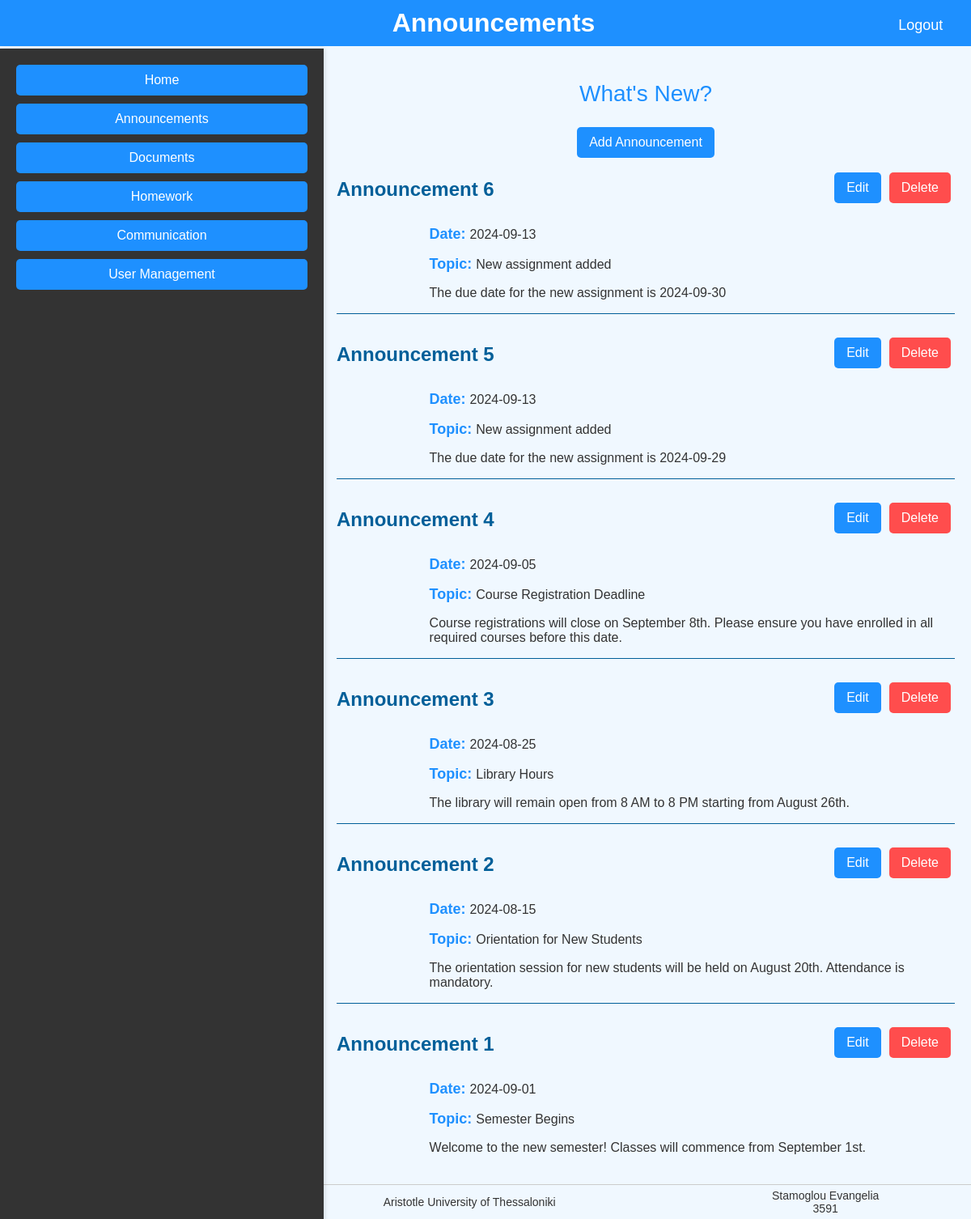
Page /announcements.php (signed in) on the committed database.
### tables this page shows
CREATE TABLE `announcements` (
  `id` int(10) NOT NULL,
  `date` date NOT NULL,
  `topic` text NOT NULL,
  `text` mediumtext NOT NULL
);

### announcements.php (the view, shortened to what this page needs)
<?php
include 'db_connect.php';
include 'header.php';
include 'navbar.php';
?>
<main>
    <p class="text">What's New?</p>
    <?php if ($_SESSION['role'] == 'Tutor'): ?>
        <center>
            <button class="edit-button" onclick="window.location.href='add_announcement.php'">Add Announcement</button>
        </center>
    <?php endif; ?>
    <?php
    $sql = "SELECT * FROM announcements ORDER BY id DESC";
    $result = $conn->query($sql);
    if ($result->num_rows > 0) {
        $announcementCount = $result->num_rows;
        $currentIndex = 0;
        while ($row = $result->fetch_assoc()) {
            $currentIndex++;
            echo "<div class='dynamic-header'>";
            echo "<h2>Announcement " . htmlspecialchars($row['id']) . "</h2>";
            if ($_SESSION['role'] == 'Tutor') {
                echo "<div class='button-group'>";
                echo "<button class='edit-button' onclick=\"window.location.href='edit_announcement.php?id=" . $row['id'] . "'\">Edit</button>";
                echo "<button class='delete-button' onclick=\"window.location.href='delete_announcement.php?id=" . $row['id'] . "'\">Delete</button>";
                echo "</div>";
            }
            echo "</div>";
            echo "<p><span class='boldtext'>Date: </span><span>" . htmlspecialchars($row['date']) . "</span></p>";
            echo "<p><span class='boldtext'>Topic: </span><span>" . htmlspecialchars($row['topic']) . "</span></p>";
            echo "<p class='indent2'>" . htmlspecialchars($row['text']) . "</p>";
            if ($currentIndex < $announcementCount) {
                echo "<p class='indentBorder'></p>";
            }
        }
    } else {
        echo "<p>No announcements found.</p>";
    }
    ?>
</main>
<?php include 'footer.php'; ?>

### styles.css (style rules this page uses)
body { font-family: "Century Gothic", sans-serif; margin: 0; padding: 0; box-sizing: border-box; background-color: #f0f8ff; color: #333; min-height: 100vh; display: flex; flex-direction: column; }
.text { text-align: center; font-size: 28px; color: #1e90ff; margin: 20px 0; }
.boldtext { font-weight: bold; color: #1e90ff; font-size: 18px; text-align: left; padding-left: 15%; margin-top: 10px; margin-bottom: 10px; }
.indentBorder { padding-left: 15%; text-align: left; border-bottom: 1px solid #005f99; }
.indent2 { padding-left: 15%; text-align: left; }
h2 { font-size: 24px; color: #005f99; margin-top: 20px; margin-bottom: 15px; text-align: left; }
main { margin-left: 33%; padding: 80px 20px 20px 20px; }
.dynamic-header { display: flex; align-items: center; justify-content: space-between; margin-bottom: 10px; }
.edit-button, .delete-button { background-color: #0077b6; color: white; border: none; padding: 8px 12px; cursor: pointer; }
.button-group { display: flex; }
.edit-button, .delete-button { background-color: #1e90ff; color: white; border: none; border-radius: 5px; padding: 10px 15px; font-size: 16px; cursor: pointer; margin: 5px; transition: background-color 0.3s ease; }
.delete-button { background-color: #ff4d4d; }

### rows in the picture
announcements: id "6", date "2024-09-13", topic "New assignment added", text "The due date for the new assignment is 2024-09-30"
announcements: id "5", date "2024-09-13", topic "New assignment added", text "The due date for the new assignment is 2024-09-29"
announcements: id "4", date "2024-09-05", topic "Course Registration Deadline", text "Course registrations will close on September 8th. Please ensure you have enrolled in all required courses before this date."
announcements: id "3", date "2024-08-25", topic "Library Hours", text "The library will remain open from 8 AM to 8 PM starting from August 26th."
announcements: id "2", date "2024-08-15", topic "Orientation for New Students", text "The orientation session for new students will be held on August 20th. Attendance is mandatory."
announcements: id "1", date "2024-09-01", topic "Semester Begins", text "Welcome to the new semester! Classes will commence from September 1st."

### other values in the picture
$pageTitle "Announcements"
